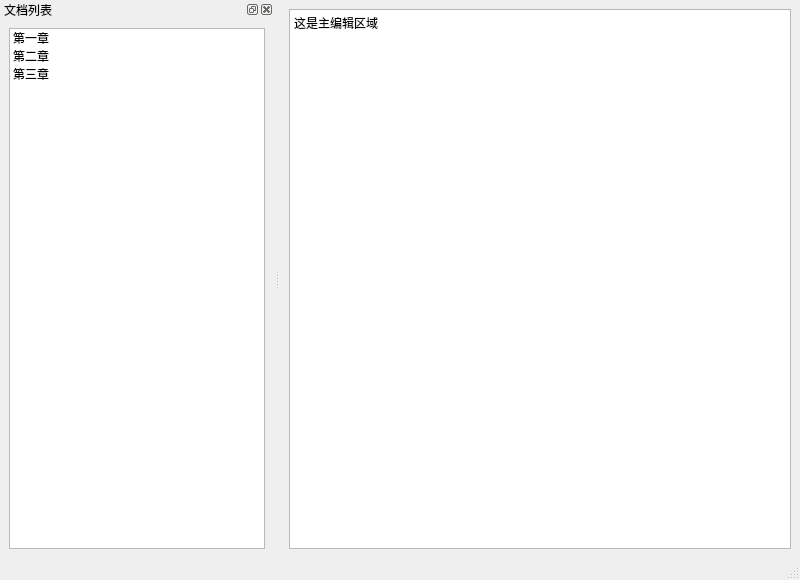
<?xml version="1.0" encoding="UTF-8"?>
<ui version="4.0">
 <class>MainWindow</class>
 <widget class="QMainWindow" name="MainWindow">
  <property name="geometry">
   <rect>
    <x>0</x>
    <y>0</y>
    <width>800</width>
    <height>580</height>
   </rect>
  </property>
  <property name="windowTitle">
   <string>6.3 状态栏和停靠面板</string>
  </property>
  <widget class="QWidget" name="centralwidget">
   <layout class="QVBoxLayout" name="verticalLayout">
    <item>
     <widget class="QTextEdit" name="textEdit">
      <property name="plainText">
       <string>这是主编辑区域</string>
      </property>
     </widget>
    </item>
   </layout>
  </widget>
  <widget class="QStatusBar" name="statusbar" />
  <widget class="QDockWidget" name="dockWidget">
   <property name="windowTitle">
    <string>文档列表</string>
   </property>
   <attribute name="dockWidgetArea">
    <number>1</number>
   </attribute>
   <widget class="QWidget" name="dockWidgetContents">
    <layout class="QVBoxLayout" name="dockLayout">
     <item>
      <widget class="QListWidget" name="documentList">
       <item>
        <property name="text">
         <string>第一章</string>
        </property>
       </item>
       <item>
        <property name="text">
         <string>第二章</string>
        </property>
       </item>
       <item>
        <property name="text">
         <string>第三章</string>
        </property>
       </item>
      </widget>
     </item>
    </layout>
   </widget>
  </widget>
 </widget>
 <resources />
 <connections />
</ui>
